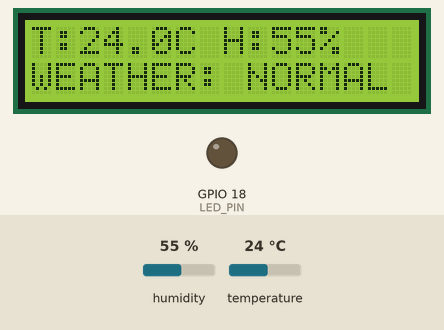
Recording of a sketch running on a simulated ESP32. Shown: 16×2 character LCD, output pins drawn as LEDs (lit = HIGH). The inputs (shaded band) are chosen by the test bench; at power-on: temperature 24 °C, humidity 55 %. WiFi joins after 1.5 s; servers stay silent unless stated; no MQTT or app messages arrive unless stated; what the sketch prints to the serial monitor is not drawn.

Above: at 7.9 s.
8.0 s: temperature set to 29.6 °C
At 10.0 s:
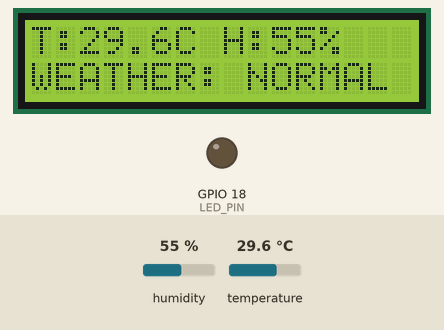
10.3 s: temperature set to 30.5 °C
At 11.9 s:
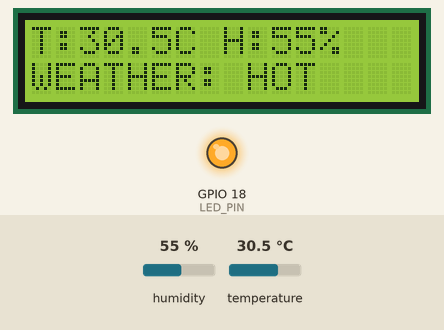
12.3 s: temperature set to 12 °C
At 13.7 s:
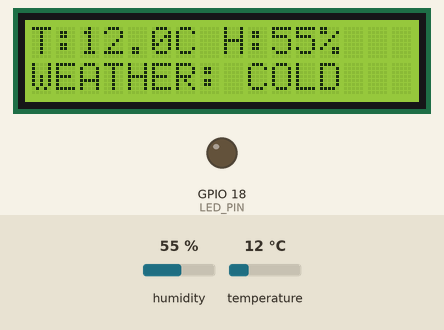
14.3 s: humidity set to 22 %
At 15.5 s:
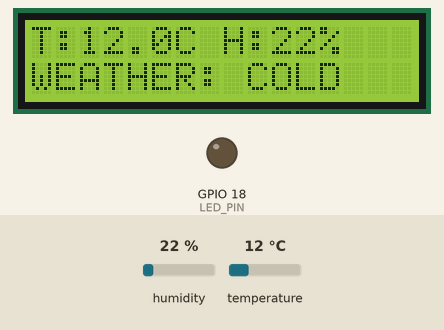
Timing chart, 0 to 17.3 s (numbered marks = the images above; inputs shaded):
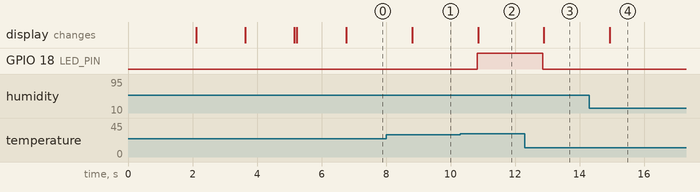

The sketch:

sketch.ino
```cpp
#include <Wire.h>
#include <LiquidCrystal_I2C.h>
#include "DHTesp.h"
#include <WiFi.h>
#include <WiFiClientSecure.h>
#include <PubSubClient.h>
#include <ArduinoJson.h>

const char* WIFI_SSID  = "Wokwi-GUEST";
const char* WIFI_PASS  = "";

const char* MQTT_HOST      = "4e9915438f754b09bd2050dd64722cda.s1.eu.hivemq.cloud";
const int   MQTT_PORT      = 8883;
const char* MQTT_USER      = "evin";
const char* MQTT_PASS      = "espevin123";
const char* TOPIC_DATA     = "iot/uasiot/weather";        // publish data sensor
const char* TOPIC_CONTROL  = "iot/uasiot/control";        // subscribe perintah dari dashboard
const char* CLIENT_ID      = "ESP32-WeatherStation";

const int DHT_PIN = 15;
const int LED_PIN = 18;

LiquidCrystal_I2C lcd(0x27, 16, 2);
DHTesp dhtSensor;
WiFiClientSecure wifiClient;
PubSubClient mqttClient(wifiClient);

bool ledManualMode = false;  // false = otomatis, true = kontrol manual dari dashboard
bool ledManualState = false; // state LED saat mode manual

// ── Callback: terima perintah dari dashboard ──────
void onMqttMessage(char* topic, byte* payload, unsigned int length) {
  String msg = "";
  for (unsigned int i = 0; i < length; i++) msg += (char)payload[i];

  Serial.print("[CTRL] Perintah diterima: ");
  Serial.println(msg);

  StaticJsonDocument<100> doc;
  DeserializationError err = deserializeJson(doc, msg);
  if (err) { Serial.println("[CTRL] JSON error"); return; }

  String cmd = doc["led"] | "";

  if (cmd == "ON") {
    ledManualMode  = true;
    ledManualState = true;
    digitalWrite(LED_PIN, HIGH);
    lcd.setCursor(0, 1); lcd.print("LED: ON (Manual)");
    Serial.println("[CTRL] LED ON — mode manual");
  } else if (cmd == "OFF") {
    ledManualMode  = true;
    ledManualState = false;
    digitalWrite(LED_PIN, LOW);
    lcd.setCursor(0, 1); lcd.print("LED: OFF(Manual)");
    Serial.println("[CTRL] LED OFF — mode manual");
  } else if (cmd == "AUTO") {
    ledManualMode = false;
    Serial.println("[CTRL] LED kembali ke mode otomatis");
  }
}

void connectWiFi() {
  WiFi.begin(WIFI_SSID, WIFI_PASS);
  Serial.print("[WiFi] Connecting");
  lcd.clear();
  lcd.setCursor(0, 0); lcd.print("Connecting WiFi");
  while (WiFi.status() != WL_CONNECTED) {
    delay(500); Serial.print(".");
  }
  Serial.println("\n[WiFi] Connected! IP: " + WiFi.localIP().toString());
  lcd.clear();
  lcd.setCursor(0, 0); lcd.print("WiFi Connected!");
  lcd.setCursor(0, 1); lcd.print(WiFi.localIP());
  delay(1500);
}

void connectMQTT() {
  wifiClient.setInsecure();
  mqttClient.setServer(MQTT_HOST, MQTT_PORT);
  mqttClient.setSocketTimeout(15);
  mqttClient.setCallback(onMqttMessage);

  Serial.print("[MQTT] Connecting");
  lcd.clear();
  lcd.setCursor(0, 0); lcd.print("Connecting MQTT");

  int tries = 0;
  while (!mqttClient.connected()) {
    tries++;
    Serial.print("\n[MQTT] Attempt "); Serial.print(tries);
    if (mqttClient.connect(CLIENT_ID, MQTT_USER, MQTT_PASS)) {
      Serial.println(" -> Connected!");
      // Subscribe ke topic kontrol
      mqttClient.subscribe(TOPIC_CONTROL);
      Serial.println("[MQTT] Subscribe: " + String(TOPIC_CONTROL));
      lcd.clear();
      lcd.setCursor(0, 0); lcd.print("MQTT Connected!");
      lcd.setCursor(0, 1); lcd.print("Ready!");
      delay(1500);
    } else {
      Serial.print(" -> Failed rc="); Serial.println(mqttClient.state());
      delay(3000);
    }
  }
}

void setup() {
  Serial.begin(115200);
  pinMode(LED_PIN, OUTPUT);
  dhtSensor.setup(DHT_PIN, DHTesp::DHT22);
  lcd.init();
  lcd.backlight();
  lcd.setCursor(0, 0); lcd.print("Weather System");
  lcd.setCursor(0, 1); lcd.print("UAS IoT ESP32");
  delay(2000);
  connectWiFi();
  connectMQTT();
}

void loop() {
  if (!mqttClient.connected()) connectMQTT();
  mqttClient.loop();

  TempAndHumidity data = dhtSensor.getTempAndHumidity();
  float temp = data.temperature;
  float hum  = data.humidity;

  // Kontrol LED — otomatis atau manual
  String condition;
  bool ledState;

  if (ledManualMode) {
    // Mode manual: ikuti perintah dari dashboard
    ledState  = ledManualState;
    condition = (temp > 30) ? "HOT" : (temp < 15) ? "COLD" : "NORMAL";
    digitalWrite(LED_PIN, ledState ? HIGH : LOW);
  } else {
    // Mode otomatis: ikuti suhu
    if (temp > 30) {
      condition = "HOT";
      ledState  = true;
      digitalWrite(LED_PIN, HIGH);
    } else if (temp < 15) {
      condition = "COLD";
      ledState  = false;
      digitalWrite(LED_PIN, LOW);
    } else {
      condition = "NORMAL";
      ledState  = false;
      digitalWrite(LED_PIN, LOW);
    }
  }

  // Update LCD baris 1
  lcd.setCursor(0, 0);
  lcd.print("T:"); lcd.print(temp, 1);
  lcd.print("C H:"); lcd.print(hum, 0); lcd.print("%  ");

  // Update LCD baris 2 (hanya jika mode otomatis)
  if (!ledManualMode) {
    lcd.setCursor(0, 1);
    if (condition == "HOT")        lcd.print("WEATHER: HOT    ");
    else if (condition == "COLD")  lcd.print("WEATHER: COLD   ");
    else                           lcd.print("WEATHER: NORMAL ");
  }

  // Kirim data ke HiveMQ
  StaticJsonDocument<200> doc;
  doc["temperature"] = round(temp * 10) / 10.0;
  doc["humidity"]    = round(hum  * 10) / 10.0;
  doc["condition"]   = condition;
  doc["led"]         = ledState ? "ON" : "OFF";
  doc["led_mode"]    = ledManualMode ? "MANUAL" : "AUTO";

  char payload[200];
  serializeJson(doc, payload);
  bool sent = mqttClient.publish(TOPIC_DATA, payload);

  Serial.print("[DATA] T:"); Serial.print(temp, 1);
  Serial.print("C H:");      Serial.print(hum, 1);
  Serial.print("% | ");      Serial.print(condition);
  Serial.print(" | LED:");   Serial.print(ledState ? "ON" : "OFF");
  Serial.print(" | Mode:");  Serial.print(ledManualMode ? "MANUAL" : "AUTO");
  Serial.print(" | MQTT:");  Serial.println(sent ? "OK" : "GAGAL");

  delay(2000);
}
```

Measured:
- the behaviour switches between 30 and 30.1 °C on temperature (found by bisection; images 1 and 2)
- after the input at 8.0 s, the display: changes after 0.81 s (image 1)
- after the input at 10.3 s, GPIO 18 (LED_PIN): LOW → HIGH after 0.52 s; the display: changes after 0.55 s (image 2)
- after the input at 12.3 s, GPIO 18 (LED_PIN): HIGH → LOW after 0.56 s; the display: changes after 0.59 s (image 3)
- after the input at 14.3 s, the display: changes after 0.64 s (image 4)
